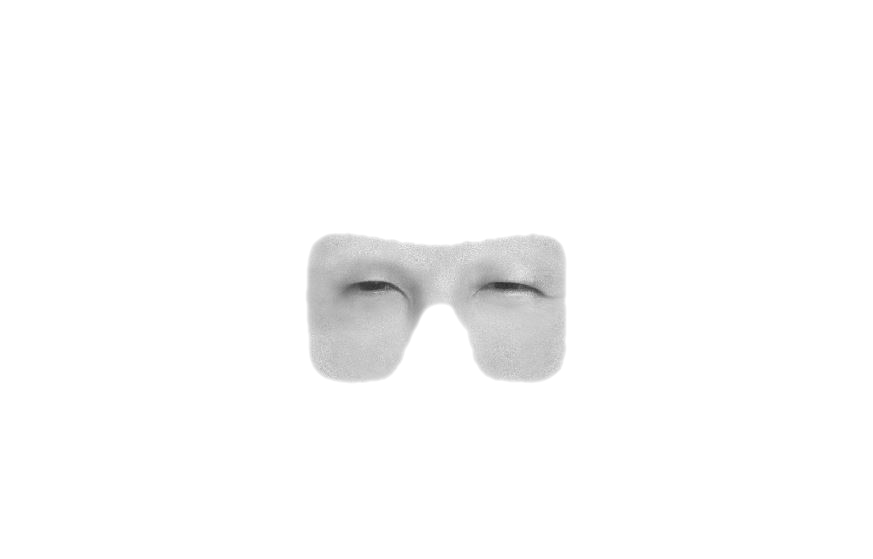
#> input picture data1/Eyes/100.png, 873 x 559 px
$ python ex.py
#> lines starting #> are read from the running program, lines starting #| are printed output that depends on the picture
import cv2
import numpy as np

m =  cv2.imread("Eyes/100.png")
#> m is the input picture: shape (559, 873, 3); min 44, max 255, mean 251.1
print(m.shape)
#| (559, 873, 3)

h,w,bpp = np.shape(m)
#> h = 559; w = 873; bpp = 3

for py in range(0,h):
    for px in range(0,w):
#can change the below logic of rgb according to requirements. In this
#white background is changed to #e8e8e8  corresponding to 232,232,232
#intensity, red color of the image is retained.
        if m[py][px][0] == 255 and m[py][px][1] == 255 and m[py][px][2] == 255:
            m[py][px][0]=209
            m[py][px][1]=209
            m[py][px][2]=209
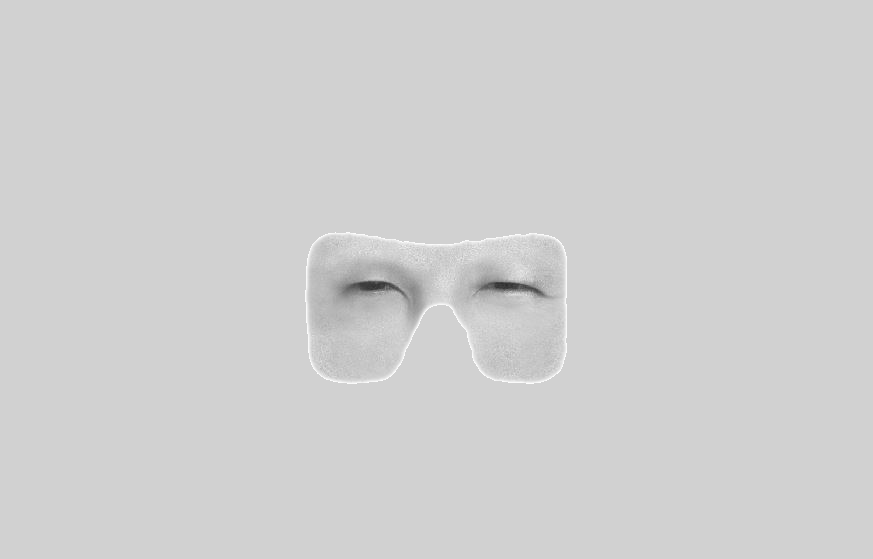
#> m: shape (559, 873, 3); min 44, max 254, mean 208.1

cv2.imshow('matrix', m)
cv2.waitKey(0)
cv2.imwrite('eyes_100.png',m)
